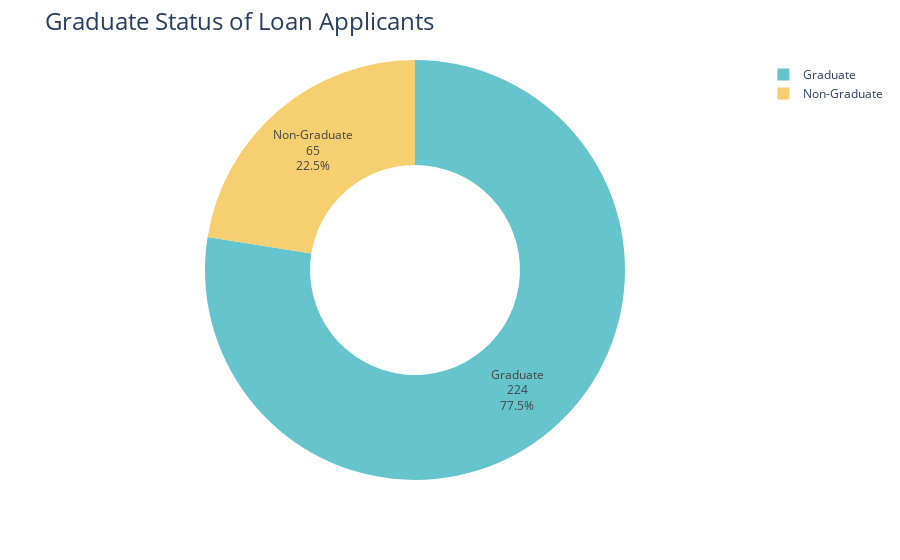

Notebook source saved alongside this figure:
### Code cell
# Display graduated status or not by pie chart

gradStatus = test_data.groupby(['Education']).size()
gradFig = px.pie(gradStatus,  
                   names=['Graduate','Non-Graduate'], 
                   values=gradStatus,
                   hole = .5, 
                   color_discrete_sequence=px.colors.qualitative.Pastel)
gradFig.update_traces( textposition = 'inside', textinfo = 'percent+label+value')
gradFig.update_layout(title_text='Graduate Status of Loan Applicants', title_font=dict(size=24))
gradFig.show()

### Figure 1 — Plotly figure (JSON) as saved in the notebook; plotly's stock layout.template omitted (floating-point values rounded to 4 significant figures)
{"data": [{"domain": {"x": [0, 1], "y": [0, 1]}, "hole": 0.5, "hovertemplate": "label=%{label}<br>value=%{value}<extra></extra>", "labels": ["Graduate", "Non-Graduate"], "legendgroup": "", "name": "", "showlegend": true, "textinfo": "percent+label+value", "textposition": "inside", "type": "pie", "values": [224, 65]}], "layout": {"legend": {"tracegroupgap": 0}, "margin": {"t": 60}, "piecolorway": ["rgb(102, 197, 204)", "rgb(246, 207, 113)", "rgb(248, 156, 116)", "rgb(220, 176, 242)", "rgb(135, 197, 95)", "rgb(158, 185, 243)", "rgb(254, 136, 177)", "rgb(201, 219, 116)", "rgb(139, 224, 164)", "rgb(180, 151, 231)", "rgb(179, 179, 179)"], "title": {"font": {"size": 24}, "text": "Graduate Status of Loan Applicants"}}}
